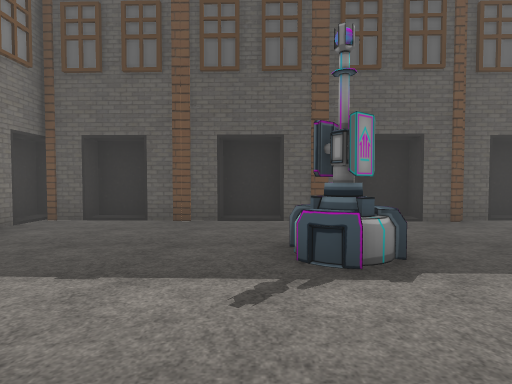
View 1 (above)

24 first-person views from a walk through a 3-D level made in the Unity game engine. The camera is 1.5 m above the floor, tilts 2° down and sees 80° across. The floor is counted in squares, 1.8 m on a side. Each view is taken from the middle of a square. On the plan, view 1 faces up. The plan holds only what a view shows up to about 11 squares ahead; the rest is blank. The place goes on beyond the plan. The player character is not drawn. Some surface patterns are stand-ins.

View 2
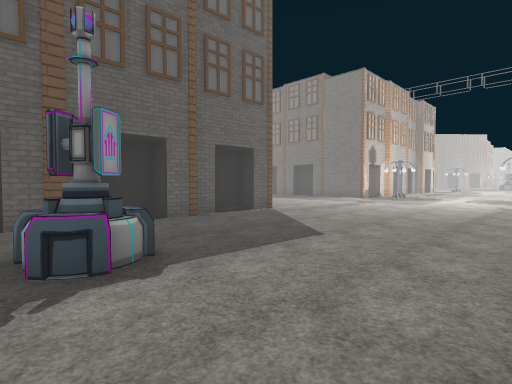

View 3
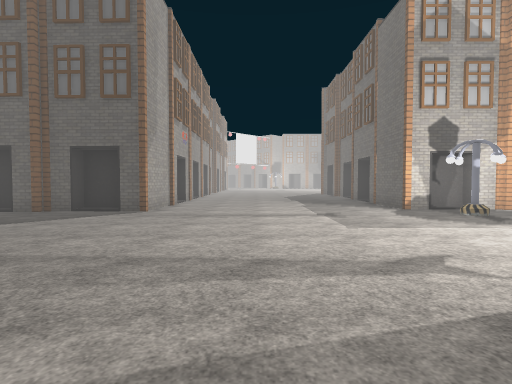

View 4
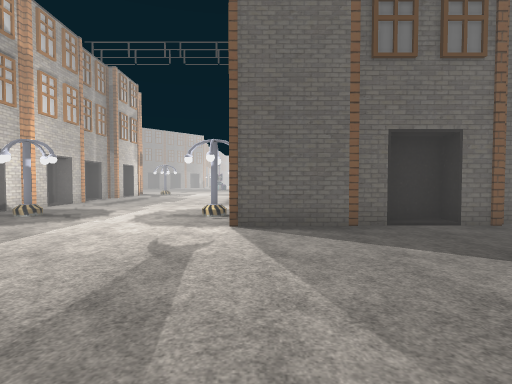

View 5
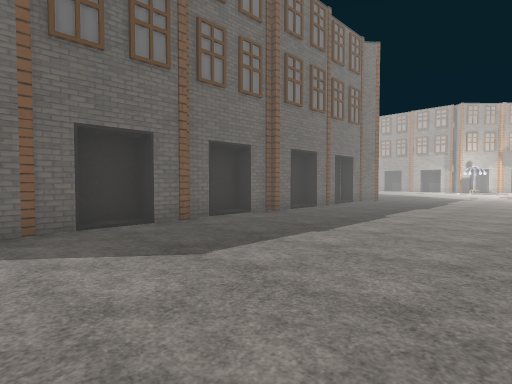

View 6
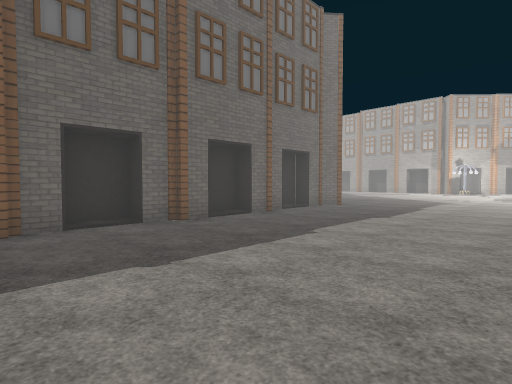

View 7
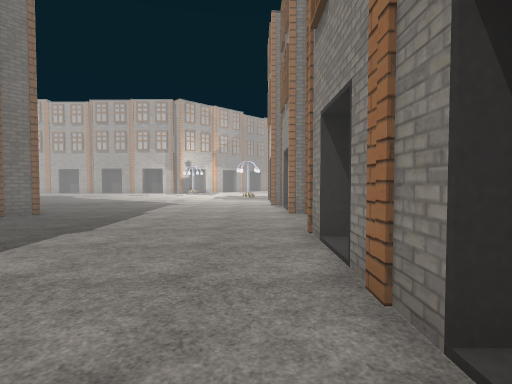

View 8
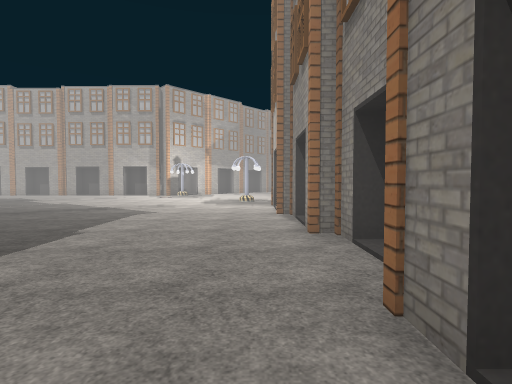

View 9
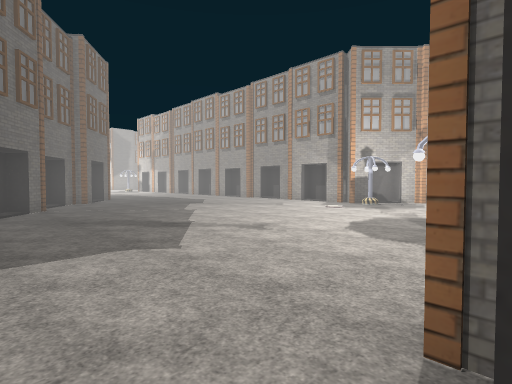

View 10
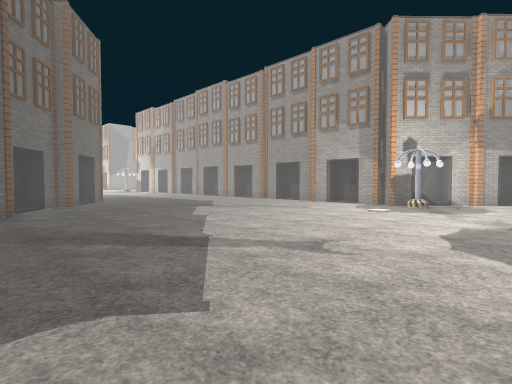

View 11
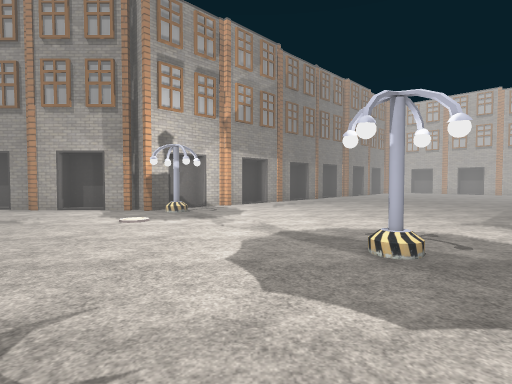

View 12
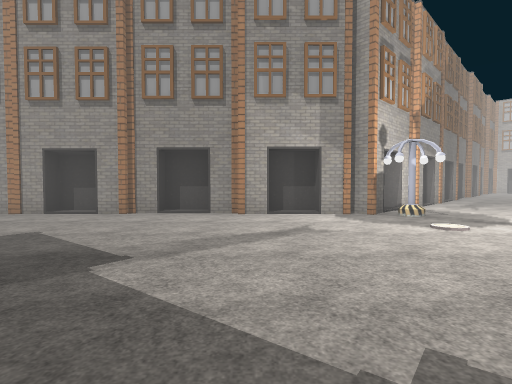

View 13
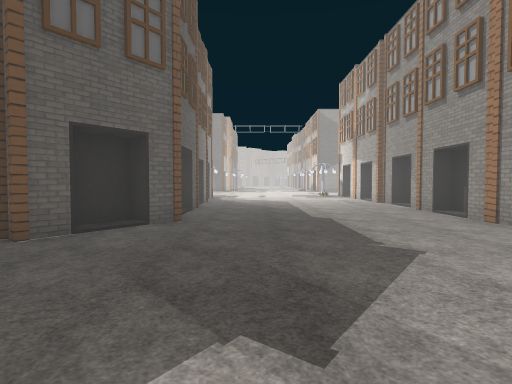

View 14
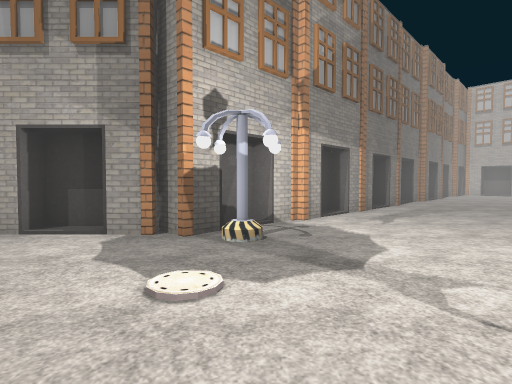

View 15
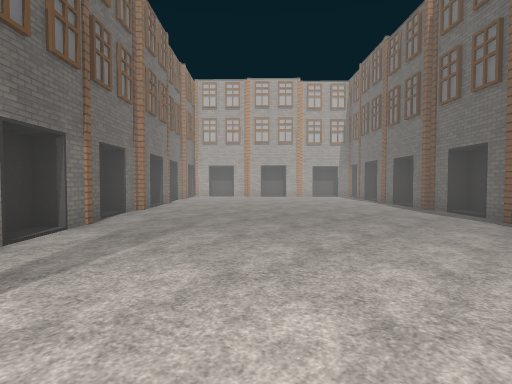

View 16
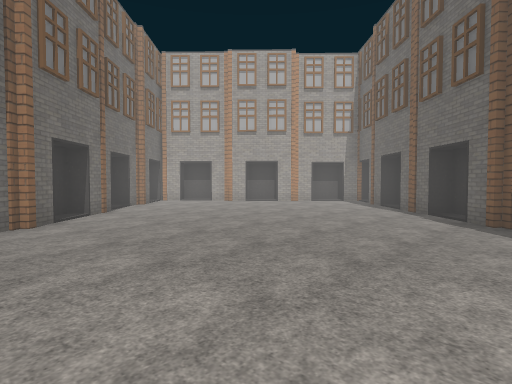

View 17
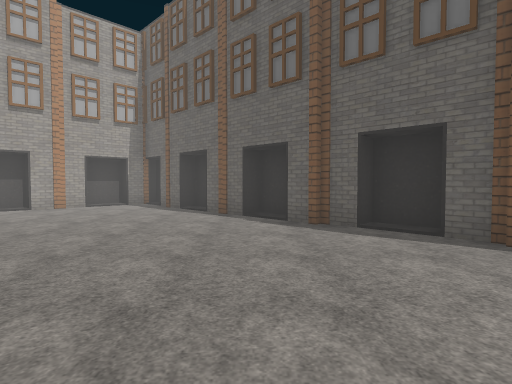

View 18
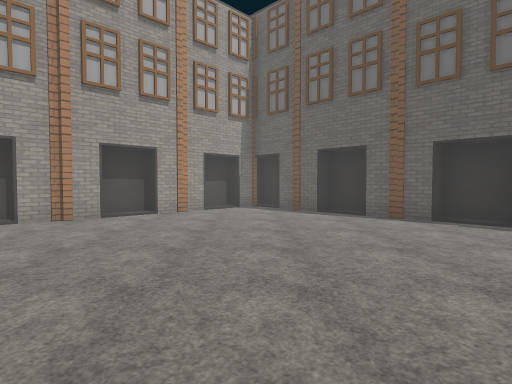

View 19
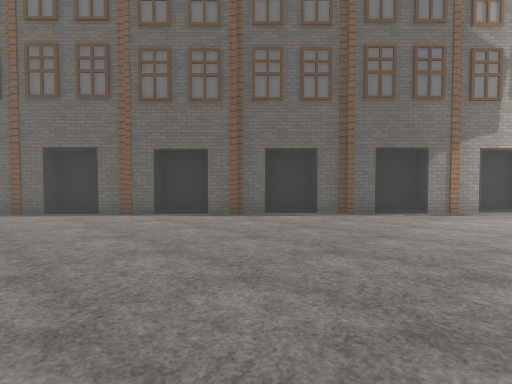

View 20
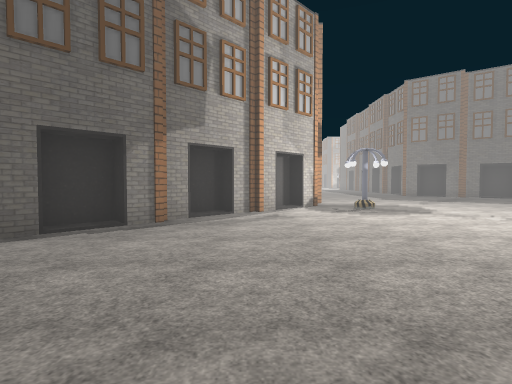

View 21
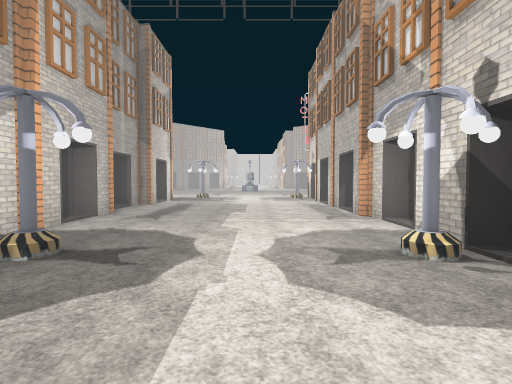

View 22
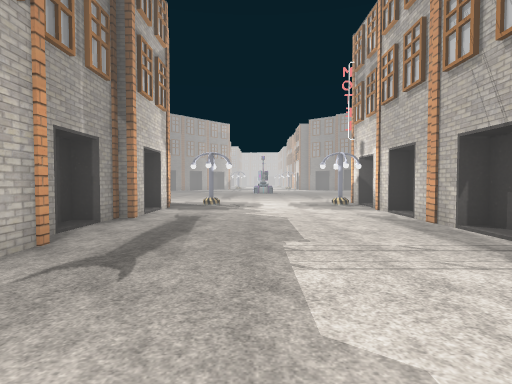

View 23
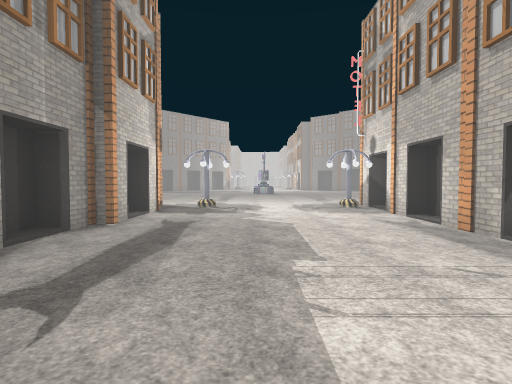

View 24
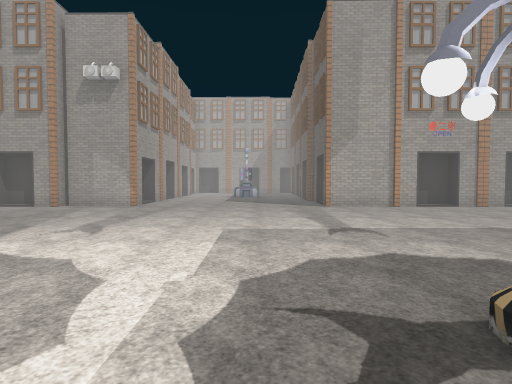

### Floor plan
Key: @ floor where view 1 was taken; # wall or solid block; . floor; H house; O other object.
Columns run from 7 left of view 1 to 28 right of it. Each row starts with its distance up from view 1.
  9               H.......OO
  8               #....... ##    #     H
  7   ###HH######H#.......H.#H.#..H.H.H.
  6   H.................................
  5   H.................................
  4    .....O...........................
  3     ....O...........................
  2      ...............................
  1       ................#...........#
  0        @     ##......H H##HHHHH##HH#
 -1               #......#
 -2              ##......H
 -3              #H......#
 -4              #.......#
 -5              ##......##
 -6               H.......#
 -7               .......H#
 -8               #......H
 -9               H......#
-10               H......#
-11               #......H
-12              H........
-13              #.......#
-14              ##......H
-15               ........HH
-16               H..........#
-17               #..........#H#
-18                ............##
-19               H.............##
-20                ..............HH.##.H
-21              ##....................
-22             H..#...................
-23           ##.......................
-24           H........................
-25         ###........................
-26         H..........#...............
-27       ###...........H#.H#.HH.#H##.H
-28       H............###  ###       #
-29     ##H...........H#
-30     #............###
-31   ###...........H
-32   #............#
-33 ###...........H
-34 HH...........H
-35  #..........H#
-36  #H#.......#
-37    H......H#

Positions as (right, up) in squares from view 1, and headings:
1: (0, 0), facing up
2: (0, 0), facing up-right
3: (10, -2), facing up
4: (8, 0), facing right
5: (8, -1), facing down-right
6: (8, -4), facing down-right
7: (8, -6), facing down
8: (8, -9), facing down
9: (7, -15), facing down-right
10: (9, -16), facing down-right
11: (10, -18), facing down
12: (16, -19), facing down
13: (16, -22), facing right
14: (12, -22), facing down
15: (9, -26), facing down-left
16: (6, -28), facing down-left
17: (5, -30), facing left
18: (4, -34), facing left
19: (5, -34), facing up-left
20: (5, -31), facing up
21: (12, 3), facing right
22: (16, 4), facing right
23: (17, 4), facing right
24: (17, 4), facing left
